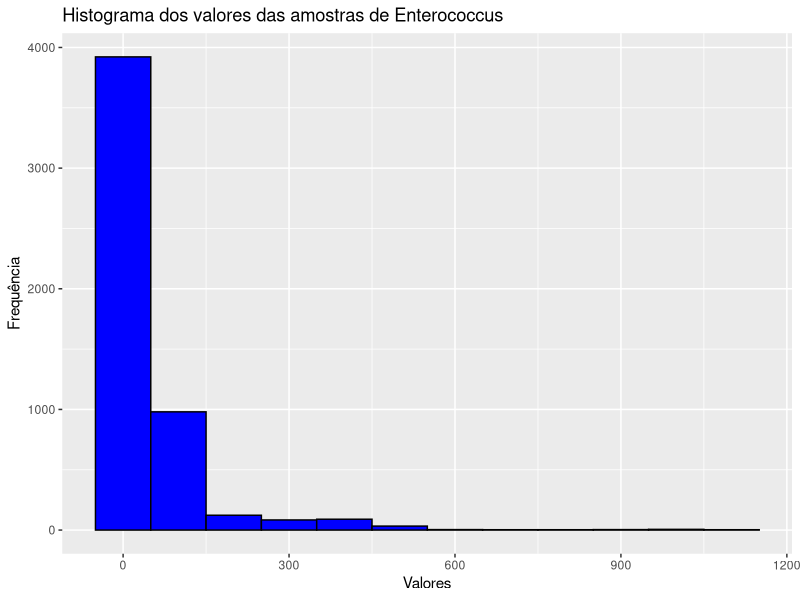

Source code (R):
library(readxl)
library(tidyverse)
setwd("D:/Users/Igor Sobreira/Desktop/Work/Codes/R/.vscode")

dados <- read_excel("sp_beaches.xlsx") %>% filter(City == "ITANHAÉM") %>%
  group_by(Beach) %>%
  mutate(Enterococcus = as.numeric(Enterococcus))
print(ggplot(data = dados, aes(x = Enterococcus)) + 
  geom_histogram(binwidth = 100, fill = "blue", color = "black") +
  ggtitle("Histograma dos valores das amostras de Enterococcus") + 
  xlab("Valores") + 
  ylab("Frequência")
)